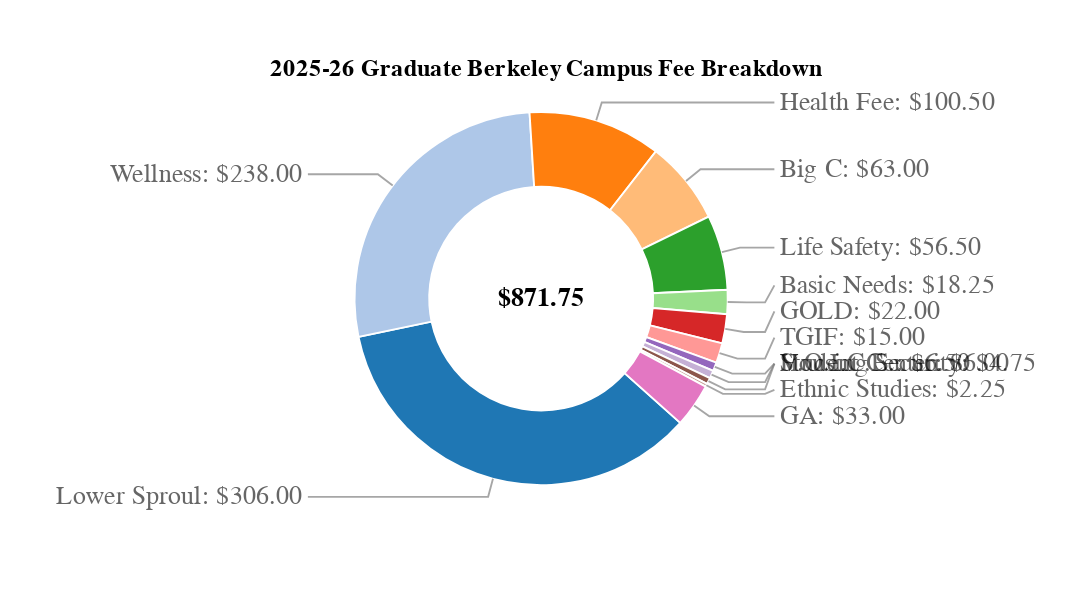

The specification (Vega-Lite) saved for this image:
### Vega specification from a JSON file in a GitHub repository (floating-point values rounded to 4 significant figures)
{"$schema": "https://vega.github.io/schema/vega/v6.json", "title": "2025-26 Graduate Berkeley Campus Fee Breakdown", "description": "Donut with non-overlapping labels.", "width": 200, "height": 200, "autosize": "pad", "padding": 30, "signals": [{"name": "startAngle", "value": 2.3}, {"name": "sortField", "update": "''", "description": "Sort field if desired"}, {"name": "sortOrder", "update": "''", "description": "Sort order if desired (ascending or descending)"}, {"name": "labelFontSize", "init": "14", "description": "The font size used for labels"}, {"name": "labelHeight", "update": "labelFontSize", "description": "This is approximately the same as the label font size but can be adjusted if you want extra padding"}, {"name": "innerRadius", "update": "60"}, {"name": "outerRadius", "update": "100"}, {"name": "counter", "description": "Counter used to loop through an array", "value": 0, "on": [{"events": {"type": "timer", "throttle": 0}, "update": "counter<length(data('labelPositions'))?counter + 1:counter"}, {"events": {"signal": "leftRightCount"}, "update": "0"}]}, {"name": "shiftArray", "description": "An array of shift positions", "update": "{right: leftRightCount.right!=0? pluck(data('labelPositions')[0]['shiftArray'],'shift'):[], left: leftRightCount.left!=0? pluck(data('labelPositions')[leftRightCount.right]['shiftArray'],'shift'):[]}"}, {"name": "leftRightCountArray", "description": "Array of label sides", "update": "reverse(sort( pluck( data('labelPositions'), 'side')))"}, {"name": "leftRightCount", "description": "Count of  label sides", "update": "{right:lastindexof(leftRightCountArray,'right')+1,left:length(leftRightCountArray)- (lastindexof(leftRightCountArray,'right')+1)}"}, {"name": "p1", "description": "Used to loop through position array one element at a time with a running sum but reseting the counter to 0 if it ever goes negative", "value": {"right": 0, "left": 0}, "on": [{"events": {"signal": "leftRightCount"}, "update": "{'right': 0, 'left': 0}"}, {"events": {"signal": "counter"}, "update": "{right:shiftArray.right[counter-1]+p1.right<0?0:shiftArray.right[counter-1]+p1.right, left:shiftArray.left[counter-1]+p1.left<0?0:shiftArray.left[counter-1]+p1.left}", "force": true}]}, {"name": "p2", "description": "Used to reassemble the position array as a string with final shift positions", "value": {"right": [], "left": []}, "on": [{"events": {"signal": "leftRightCount"}, "update": "{'right': [], 'left': []}"}, {"events": {"signal": "p1"}, "update": "{right:length(p2.right)!=0? p1.right+','+p2.right:p1.right,left:length(p2.left)!=0? p1.left+','+p2.left:p1.left}"}]}, {"name": "shiftArrayRunning", "description": "Converts a string to an array and reverses", "update": "{right:reverse(split(p2.right,',')),left:reverse(split(p2.left,','))}"}], "data": [{"name": "table", "values": [{"id": "Lower Sproul: $306.00", "value": 306}, {"id": "Wellness: $238.00", "value": 238}, {"id": "Health Fee: $100.50", "value": 100.5}, {"id": "Big C: $63.00", "value": 63}, {"id": "Life Safety: $56.50", "value": 56.5}, {"id": "Basic Needs: $18.25", "value": 18.25}, {"id": "GOLD: $22.00", "value": 22}, {"id": "TGIF: $15.00", "value": 15}, {"id": "V.O.I.C.E.: $6.50", "value": 6.5}, {"id": "Student Center: $6.00", "value": 6}, {"id": "Housing Security: $4.75", "value": 4.75}, {"id": "Ethnic Studies: $2.25", "value": 2.25}, {"id": "GA: $33.00", "value": 33}], "transform": [{"type": "collect", "sort": {"field": {"signal": "sortField"}, "order": {"signal": "sortOrder"}}}, {"type": "pie", "field": "value", "startAngle": {"signal": "startAngle"}, "endAngle": {"signal": "round((2*PI)*10000)/10000+startAngle"}}, {"type": "formula", "as": "middleAngle", "expr": " (((datum.endAngle - datum.startAngle)/2) + datum.startAngle)-PI/2"}, {"type": "formula", "as": "side", "expr": "datum.middleAngle + PI/2 <= PI || datum.middleAngle + PI/2 >= 2*PI && datum.middleAngle + PI/2 <= PI*3?'right':'left'"}, {"type": "formula", "as": "x1", "expr": " (outerRadius *cos(datum.middleAngle))+width/2 "}, {"type": "formula", "as": "y1", "expr": " (outerRadius*sin(datum.middleAngle))+width/2 "}, {"type": "formula", "as": "x2", "expr": " ((outerRadius+10)*cos(datum.middleAngle))+width/2 "}, {"type": "formula", "as": "y2", "expr": " ((outerRadius+10)*sin(datum.middleAngle))+width/2 "}, {"type": "formula", "as": "x3", "expr": "datum.side== 'right'?outerRadius+(width/2)+20:(width/2)-outerRadius-20"}, {"type": "formula", "as": "bin", "expr": "0"}]}, {"name": "total", "source": ["table"], "transform": [{"type": "aggregate", "fields": ["value"], "ops": ["sum"], "as": ["total"]}]}, {"name": "leftExt", "source": ["table"], "transform": [{"type": "filter", "expr": "datum.side=='left'"}, {"type": "extent", "field": "y2", "signal": "leftExt"}]}, {"name": "rightExt", "source": ["table"], "transform": [{"type": "filter", "expr": "datum.side=='right'"}, {"type": "extent", "field": "y2", "signal": "rightExt"}]}, {"name": "labelSequenceRight", "transform": [{"type": "sequence", "start": {"signal": "rightExt[0]"}, "stop": {"signal": "(rightExt[1]+labelHeight)"}, "step": {"signal": "labelHeight"}, "as": "bin"}, {"type": "formula", "expr": "'right'", "as": "side"}]}, {"name": "labelSequenceLeft", "transform": [{"type": "sequence", "start": {"signal": "leftExt[0]"}, "stop": {"signal": "(leftExt[1]+labelHeight)"}, "step": {"signal": "labelHeight"}, "as": "bin"}, {"type": "formula", "expr": "'left'", "as": "side"}]}, {"name": "labelBinsRight", "source": ["rightExt", "labelSequenceRight"], "transform": [{"type": "bin", "field": "y2", "step": {"signal": "labelHeight"}, "extent": {"signal": "rightExt"}, "interval": false, "as": ["binTemp", "bin1"], "nice": false}, {"type": "formula", "expr": "datum.bin==0?datum.binTemp:datum.bin", "as": "bin"}]}, {"name": "labelBinsLeft", "source": ["leftExt", "labelSequenceLeft"], "transform": [{"type": "bin", "field": "y2", "step": {"signal": "labelHeight"}, "extent": {"signal": "leftExt"}, "interval": false, "as": ["binTemp", "bin1"], "nice": false}, {"type": "formula", "expr": "datum.bin==0?datum.binTemp:datum.bin", "as": "bin"}]}, {"name": "labelPositions", "source": ["labelBinsLeft", "labelBinsRight"], "transform": [{"type": "joinaggregate", "ops": ["count"], "as": ["count"], "groupby": ["side", "bin"]}, {"type": "filter", "expr": "datum.value != null || datum.count == 1"}, {"type": "formula", "expr": "datum.count-1", "as": "count"}, {"type": "collect", "sort": {"field": ["side", "bin"], "order": ["descending", "ascending"]}}, {"type": "window", "sort": {"field": ["bin", "y2"], "order": ["ascending", "ascending"]}, "ops": ["row_number"], "as": ["index"], "groupby": ["side"]}, {"type": "window", "sort": {"field": "index", "order": "ascending"}, "ops": ["row_number"], "groupby": ["side", "bin"]}, {"type": "formula", "expr": "datum.value==0?0:datum.row_number", "as": "row_number"}, {"type": "formula", "expr": "datum.value==null?-labelHeight:datum.row_number==1?0:labelHeight", "as": "shift"}, {"type": "collect", "sort": {"field": ["side", "index"], "order": ["descending", "ascending"]}}, {"type": "joinaggregate", "ops": ["values"], "as": ["shiftArray"], "fields": ["shift"], "groupby": ["side"]}]}, {"name": "labelPositionsFinal", "source": ["labelPositions"], "transform": [{"type": "collect", "sort": {"field": ["side", "index"], "order": ["descending", "ascending"]}}, {"type": "formula", "expr": "datum.side=='right'?toNumber(shiftArrayRunning.right[datum.index-1]):toNumber(shiftArrayRunning.left[datum.index-1])", "as": "shiftArrayRunning"}, {"type": "formula", "expr": "datum.shiftArrayRunning+datum.bin", "as": "binShifted"}, {"type": "formula", "as": "x4", "expr": "datum.side== 'right'?outerRadius+(width/2)+25:(width/2)-outerRadius-25"}, {"type": "window", "sort": {"field": "index", "order": "ascending"}, "ops": ["lead"], "fields": ["shift"], "groupby": ["side"]}, {"type": "formula", "as": "y4", "expr": "datum.y2>datum.binShifted&&datum.lead_shift<0?datum.y2:datum.binShifted"}, {"type": "formula", "as": "labelPath", "expr": "datum.value==null?'': 'M '+ datum.x1 + ' ' + datum.y1 + 'L'+ datum.x2 + ' ' + datum.y2 + ' H'+ datum.x3  +'L '+ datum.x4 + ' ' + datum.y4 "}]}], "scales": [{"name": "color", "type": "ordinal", "domain": {"data": "table", "field": "id"}, "range": {"scheme": "category20"}}], "marks": [{"type": "text", "name": "sum", "from": {"data": "total"}, "align": "center", "encode": {"enter": {"x": {"signal": "width / 2"}, "y": {"signal": "height / 2"}, "align": {"value": "center"}, "baseline": {"value": "middle"}, "fontSize": {"value": 14}, "fontWeight": {"value": "bold"}, "fill": {"value": "black"}}, "update": {"text": {"signal": "format(datum.total, '$,.2f')"}}}}, {"type": "arc", "from": {"data": "table"}, "encode": {"enter": {"fill": {"scale": "color", "field": "id"}, "x": {"signal": "width / 2"}, "y": {"signal": "height / 2"}, "stroke": {"value": "white"}}, "update": {"startAngle": {"field": "startAngle"}, "endAngle": {"field": "endAngle"}, "innerRadius": {"signal": "innerRadius"}, "outerRadius": {"signal": "outerRadius"}}}}, {"type": "path", "name": "labelPath", "from": {"data": "labelPositionsFinal"}, "encode": {"update": {"strokeWidth": {"value": 1}, "path": {"field": "labelPath"}, "stroke": {"value": "grey"}, "opacity": {"value": 0.7}}}}, {"type": "rect", "from": {"data": "labelPositionsFinal"}, "description": "Debug boxes. Opacity is set to zero but can be changed to better understand how the bins are being layed out", "encode": {"update": {"x": {"field": "x4"}, "y": {"field": "y4"}, "width": {"value": 20}, "height": {"signal": "labelHeight"}, "strokeWidth": {"value": 2}, "stroke": {"value": "grey"}, "fill": {"value": "#4682b4"}, "opacity": {"signal": "datum.value==null?0:0"}}}}, {"type": "text", "name": "labels", "from": {"data": "labelPositionsFinal"}, "encode": {"update": {"text": {"field": "id"}, "opacity": {"value": 0.6}, "fill": {"value": "black"}, "baseline": {"value": "middle"}, "align": {"signal": "datum.side=='left'?'right':'left'"}, "dx": {"signal": "datum.side=='left'?-3:3"}, "x": {"field": "x4"}, "y": {"field": "y4"}, "fontSize": {"signal": "labelFontSize"}}}}]}
